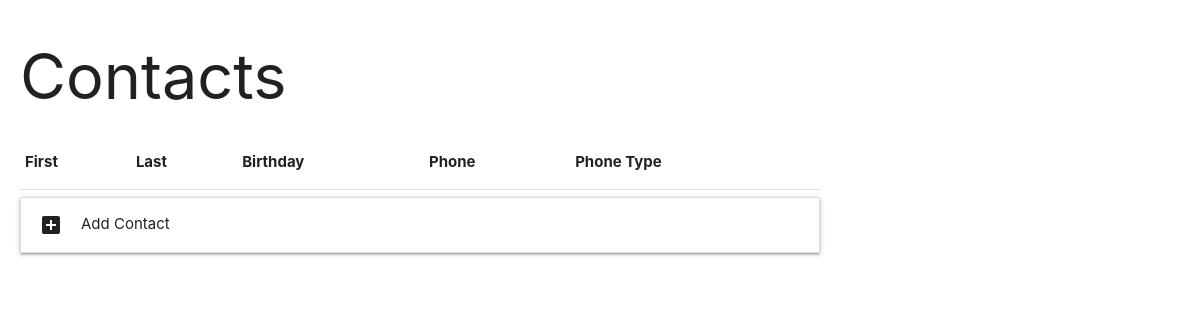
Before: /contacts/ with the older database file.
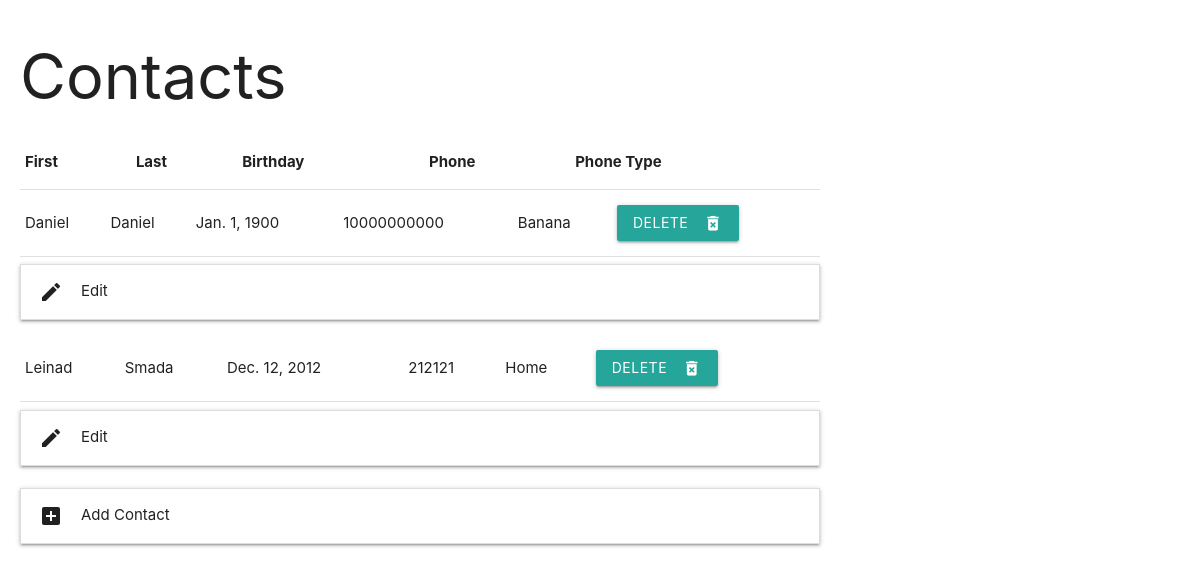
After: the same page with the newer database file.
### contactslab/models.py (models this page shows, shortened)
class ContactInfo(models.Model):
    first_name = models.CharField(max_length=20)
    last_name = models.CharField(max_length=20)
    birthday = models.DateField()
    phone_number = models.CharField(max_length=11)
    phone_type = models.ForeignKey(PhoneType, on_delete=models.PROTECT)

class PhoneType(models.Model):
    phone_type = models.CharField(max_length=20)
    def __str__(self):
        return self.phone_type

### contactslab/views.py (the view)
# urls.py: path('', views.index, name='index'),
def index(request):
    contacts = ContactInfo.objects.all()
    phone_types = PhoneType.objects.all()
    context = {
        'contacts' : contacts,
        'phone_types' : phone_types,
    }
    return render(request, 'contactslab/index.html', context)

### contactslab/templates/contactslab/index.html (shortened to what this page needs)
<!DOCTYPE html>
<html lang="en" dir="ltr">
  <head>
    <link rel="stylesheet" href="https://cdnjs.cloudflare.com/ajax/libs/materialize/1.0.0/css/materialize.min.css">
  </head>
  <body>
    <div class="bigoldiv">
    <div>
      <h1>Contacts</h1>
    </div>
    <div class="contacts">
      <table>
        <thead>
          <tr>
              <th>First</th>
              <th>Last</th>
              <th>Birthday</th>
              <th>Phone</th>
              <th>Phone Type</th>
          </tr>
        </thead>
      </table>
          {% for contact in contacts %}
          <table>
          <tbody>
          <tr>
            <td>{{contact.first_name}}</td>
            <td>{{contact.last_name}}</td>
            <td>{{contact.birthday}}</td>
            <td>{{contact.phone_number}}</td>
            <td>{{contact.phone_type}}</td>
            <td><a href="{% url 'contactslab:delete' contact.id %}">
            <button  class="btn waves-effect waves-light" type="submit" name="action">delete
              <i class="material-icons right">delete_forever</i>
            </button></a></td>
          </tr>
        </tbody>
      </table>
        <ul class="collapsible">
          <li>
            <div class="collapsible-header"><i class="material-icons">edit</i>Edit</div>
          </li></ul>
          {% endfor %}
  </div>
  <div class="form">
    <ul class="collapsible">
      <li>
        <div class="collapsible-header"><i class="material-icons">add_box</i>Add Contact</div>
      </li>
</div>
</div>
  </body>
</html>

Changed rows visible on the page:
added ContactInfo: first_name "Daniel", last_name "Daniel", birthday "Jan. 1, 1900", phone_number "10000000000", phone_type "Banana"
added ContactInfo: first_name "Leinad", last_name "Smada", birthday "Dec. 12, 2012", phone_number "212121", phone_type "Home"
